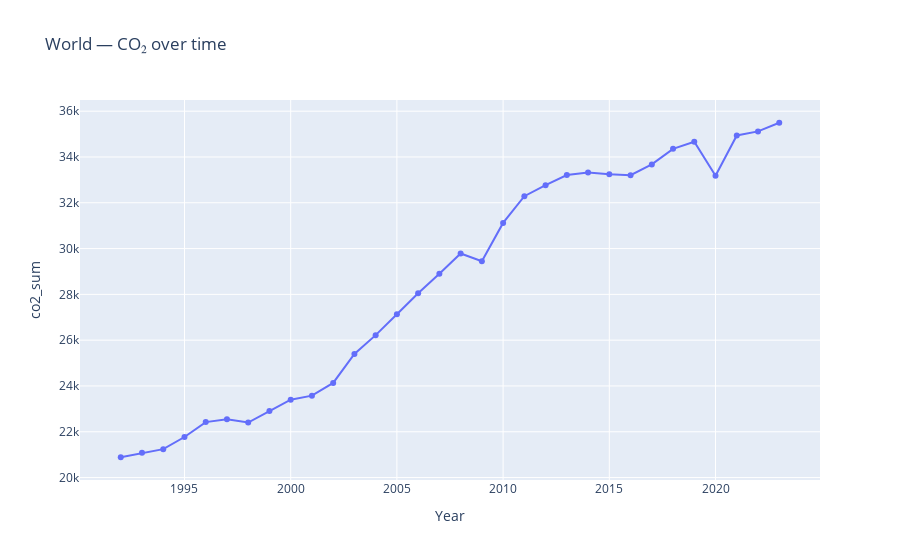
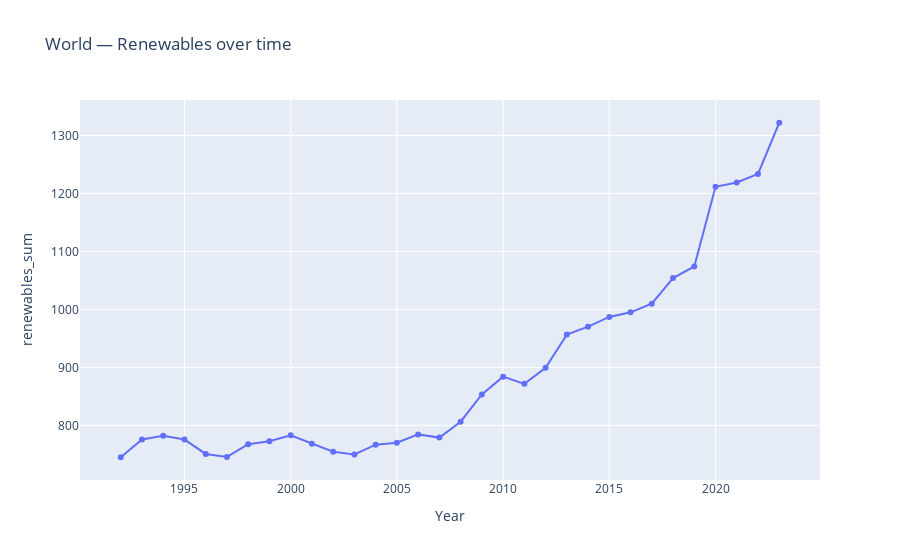
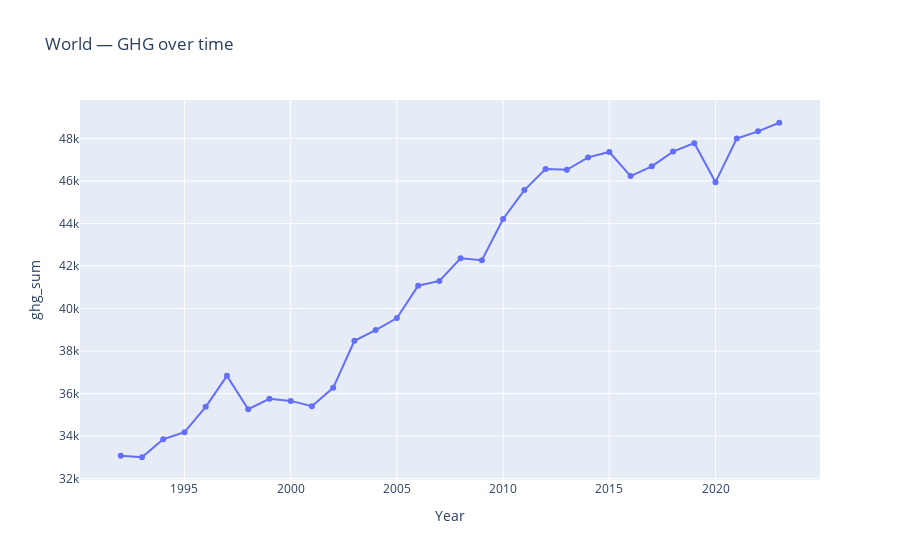

The notebook cell saved with these charts, in order:
### Markdown cell above
8) global rollups (world) — EDA & visuals

### Code cell
world = (by_region_year.groupby("Year")
         .agg(renewables_sum=("renewables_sum","sum"),
              co2_sum=("co2_sum","sum"),
              ghg_sum=("ghg_sum","sum"),
              co2pc_avg=("co2pc_avg","mean"))
         .reset_index())

display(world.head())
display(world.describe().T)

fig_w_co2 = px.line(world, x="Year", y="co2_sum", title="World — CO₂ over time", markers=True)
fig_w_ren = px.line(world, x="Year", y="renewables_sum", title="World — Renewables over time", markers=True)
fig_w_ghg = px.line(world, x="Year", y="ghg_sum", title="World — GHG over time", markers=True)
fig_w_co2.show(); fig_w_ren.show(); fig_w_ghg.show()

# simple world correlations
display(world[["renewables_sum","co2_sum","ghg_sum"]].corr())

### Figure 1 — Plotly figure (JSON) as saved in the notebook; plotly's stock layout.template omitted (floating-point values rounded to 4 significant figures)
{"data": [{"hovertemplate": "Year=%{x}<br>co2_sum=%{y}<extra></extra>", "legendgroup": "", "line": {"color": "#636efa", "dash": "solid"}, "marker": {"symbol": "circle"}, "mode": "lines+markers", "name": "", "orientation": "v", "showlegend": false, "type": "scatter", "x": [1992, 1993, 1994, 1995, 1996, 1997, 1998, 1999, 2000, 2001, 2002, 2003, 2004, 2005, 2006, 2007, 2008, 2009, 2010, 2011, 2012, 2013, 2014, 2015, 2016, 2017, 2018, 2019, 2020, 2021, 2022, 2023], "xaxis": "x", "y": [20890.0, 21080.0, 21240.0, 21770.0, 22420.0, 22550.0, 22400.0, 22910.0, 23400.0, 23580.0, 24130.0, 25400.0, 26220.0, 27130.0, 28050.0, 28900.0, 29790.0, 29450.0, 31120.0, 32290.0, 32770.0, 33210.0, 33320.0, 33250.0, 33210.0, 33670.0, 34360.0, 34660.0, 33180.0, 34940.0, 35120.0, 35500.0], "yaxis": "y"}], "layout": {"legend": {"tracegroupgap": 0}, "title": {"text": "World — CO₂ over time"}, "xaxis": {"anchor": "y", "domain": [0, 1], "title": {"text": "Year"}}, "yaxis": {"anchor": "x", "domain": [0, 1], "title": {"text": "co2_sum"}}}}

### Figure 2 — Plotly figure (JSON) as saved in the notebook; plotly's stock layout.template omitted (floating-point values rounded to 4 significant figures)
{"data": [{"hovertemplate": "Year=%{x}<br>renewables_sum=%{y}<extra></extra>", "legendgroup": "", "line": {"color": "#636efa", "dash": "solid"}, "marker": {"symbol": "circle"}, "mode": "lines+markers", "name": "", "orientation": "v", "showlegend": false, "type": "scatter", "x": [1992, 1993, 1994, 1995, 1996, 1997, 1998, 1999, 2000, 2001, 2002, 2003, 2004, 2005, 2006, 2007, 2008, 2009, 2010, 2011, 2012, 2013, 2014, 2015, 2016, 2017, 2018, 2019, 2020, 2021, 2022, 2023], "xaxis": "x", "y": [745.0, 775.5, 781.9, 775.5, 750.7, 745.5, 767.5, 772.8, 783.0, 768.3, 754.6, 749.7, 766.7, 770.1, 784.4, 778.9, 806.3, 853.4, 884.0, 871.6, 899.3, 956.5, 970.2, 987.0, 995.0, 1010.0, 1054.0, 1074.0, 1212.0, 1219.0, 1234.0, 1322.0], "yaxis": "y"}], "layout": {"legend": {"tracegroupgap": 0}, "title": {"text": "World — Renewables over time"}, "xaxis": {"anchor": "y", "domain": [0, 1], "title": {"text": "Year"}}, "yaxis": {"anchor": "x", "domain": [0, 1], "title": {"text": "renewables_sum"}}}}

### Figure 3 — Plotly figure (JSON) as saved in the notebook; plotly's stock layout.template omitted (floating-point values rounded to 4 significant figures)
{"data": [{"hovertemplate": "Year=%{x}<br>ghg_sum=%{y}<extra></extra>", "legendgroup": "", "line": {"color": "#636efa", "dash": "solid"}, "marker": {"symbol": "circle"}, "mode": "lines+markers", "name": "", "orientation": "v", "showlegend": false, "type": "scatter", "x": [1992, 1993, 1994, 1995, 1996, 1997, 1998, 1999, 2000, 2001, 2002, 2003, 2004, 2005, 2006, 2007, 2008, 2009, 2010, 2011, 2012, 2013, 2014, 2015, 2016, 2017, 2018, 2019, 2020, 2021, 2022, 2023], "xaxis": "x", "y": [33070.0, 33010.0, 33860.0, 34190.0, 35380.0, 36840.0, 35260.0, 35760.0, 35660.0, 35410.0, 36270.0, 38480.0, 38990.0, 39550.0, 41080.0, 41300.0, 42360.0, 42280.0, 44220.0, 45570.0, 46560.0, 46530.0, 47110.0, 47370.0, 46230.0, 46690.0, 47380.0, 47780.0, 45940.0, 48000.0, 48340.0, 48740.0], "yaxis": "y"}], "layout": {"legend": {"tracegroupgap": 0}, "title": {"text": "World — GHG over time"}, "xaxis": {"anchor": "y", "domain": [0, 1], "title": {"text": "Year"}}, "yaxis": {"anchor": "x", "domain": [0, 1], "title": {"text": "ghg_sum"}}}}
